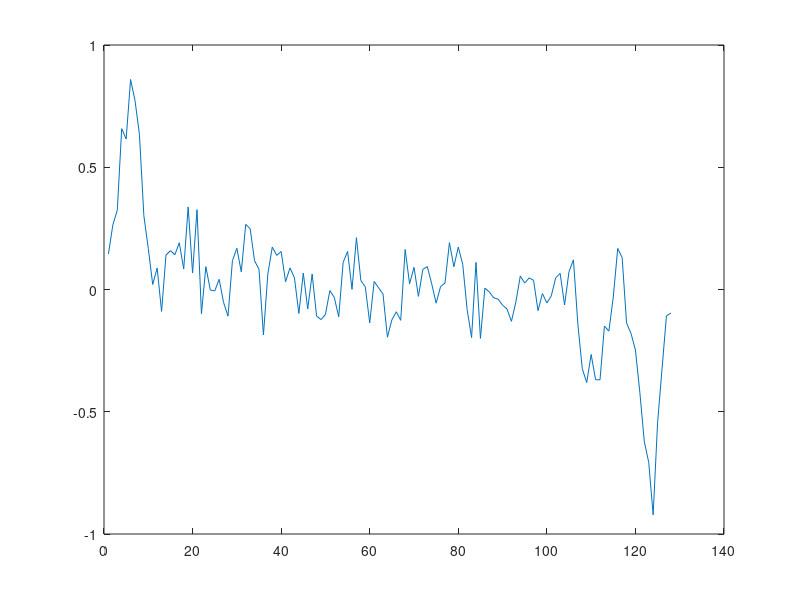
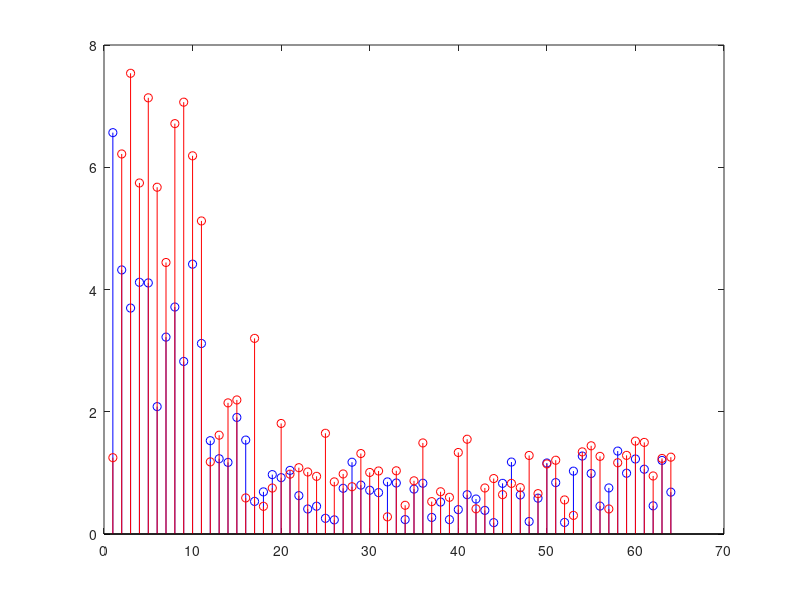
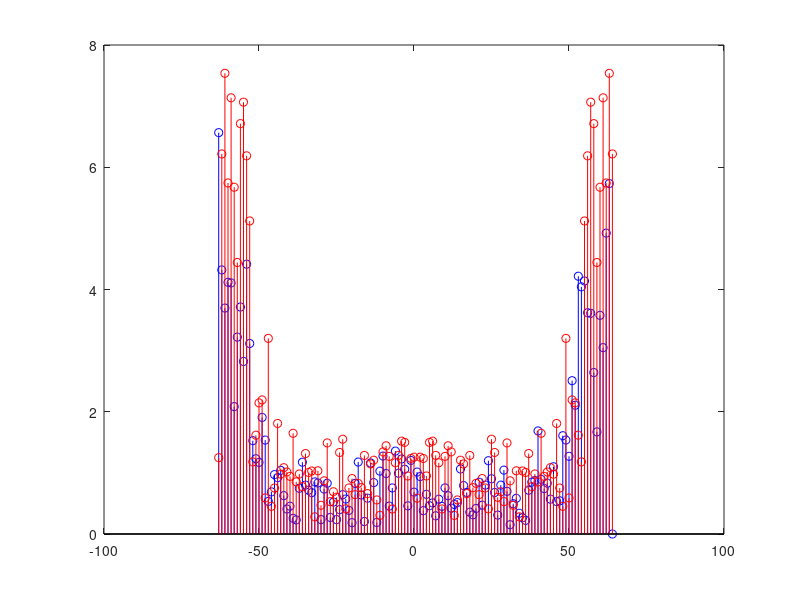
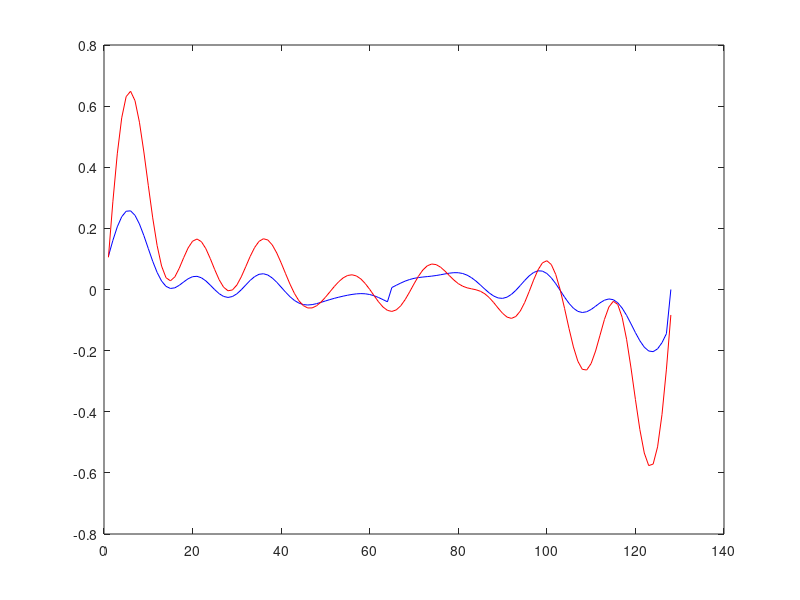

Recreate these plots in MATLAB, in order.
function unu
    
    close all;
    clear all;
    
    K = 9;
    N = 128;
    fs = N;
    
    load('noisy_signal.mat')
    
    figure; plot(noisy_signal);
    
    DFT = zeros(1, N);
    
    M = N / 2;
    
    for k = 1 : M
        for n = 1 : M
            DFT(k)     += noisy_signal(n)     * exp(-j * 2 * pi * k * n / N);
            DFT(N - k) += noisy_signal(N - n) * exp(-j * 2 * pi * k * n / N);
        endfor    
    endfor    
    
    FFT = fft(noisy_signal);
    
    figure; stem(abs(DFT)(1 : N / 2), 'b'); hold on;
    stem(abs(FFT(1 : N / 2)), 'r');
    
    figure; stem(-N / 2 + 1 : N / 2, abs(DFT), 'b'); hold on;
    stem(-N / 2 + 1 : N / 2, abs(FFT), 'r');
    
    % =========================================================================
    
    signal = abs([DFT(N - K  + 1 : N) DFT(1 : K + 1)]);
    noise = abs(DFT); 
    noise(1 : K + 1) = zeros(1, K + 1);
    noise(N - K + 1: N) = zeros(1, K);
    
    signal_power = sum(signal .* signal) / length(signal)
    noise_power  = sum(noise  .* noise)  / length(noise)
    
    ratio = signal_power / noise_power
    ratio = 10 * log10(ratio)
    
    % =========================================================================
    
    FFT(K + 1 : N - K) = zeros(1, N - 2 * K);
    DFT(K + 1 : N - K) = zeros(1, N - 2 * K);
    
    IDFT = zeros(1, N);
    
    for n = 1 : M
        for k = 1 : M
            IDFT(n)     += DFT(k)     * exp(j * 2 * pi * k * n / N);
            IDFT(N - n) += DFT(N - k) * exp(j * 2 * pi * k * n / N);
        endfor    
    endfor 
    
    IDFT = real(IDFT) / N;
    IFFT = real(ifft(FFT));
    
    figure; 
    plot(IDFT, 'b'); hold on;
    plot(IFFT, 'r');
    
endfunction
